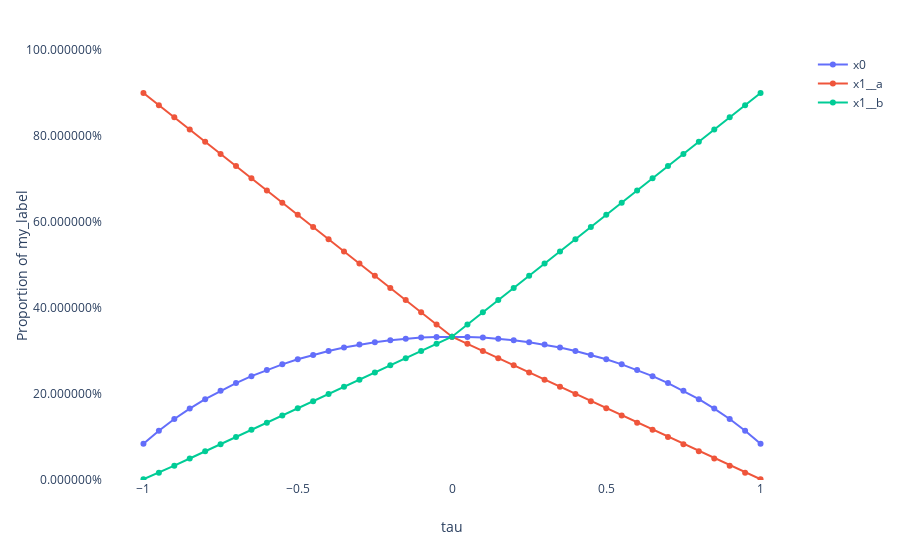

Notebook code cell kept with this figure:
### Code cell
explainer.plot_bias(X_cat, y_pred, inline=True)
